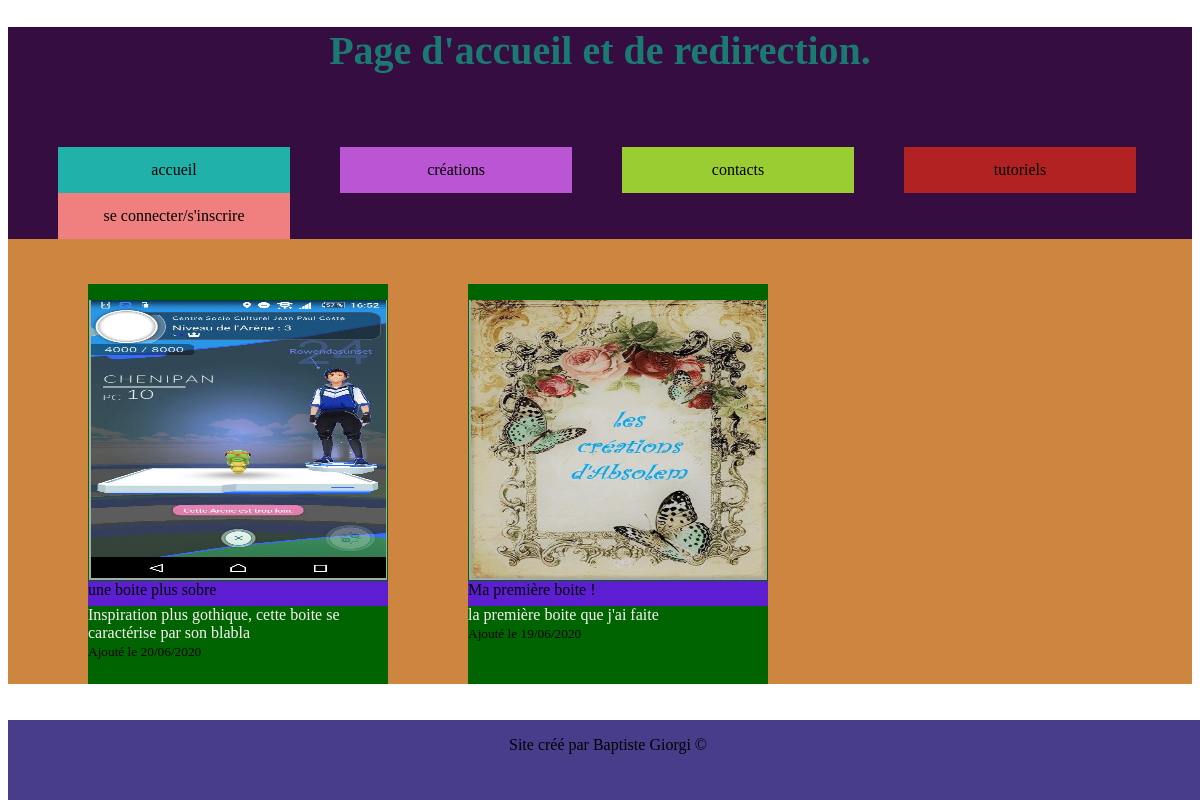
Screenshot of /crea.php with the database file from the repository.
### tables this page shows
CREATE TABLE IF NOT EXISTS `creation` (
  `id` int(11) NOT NULL AUTO_INCREMENT,
  `img` varchar(99) DEFAULT NULL,
  `creaTitle` text NOT NULL,
  `creaDescription` text NOT NULL,
  `createdAt` datetime NOT NULL,
  PRIMARY KEY (`id`)
);

### src/functions.php (called while the page is built, shortened)
<?php
function render(string $view, array $values = [])
{
    include VIEWS_DIR . '/base.phtml';
}

### www/crea.php (called while the page is built, shortened)
<?php
require_once SRC_DIR . '/functions.php';
$dsn = 'mysql:host=' . BDD_HOST . ';dbname=' . BDD_NAME . ';charset=utf8';
$pdo = new PDO(
    $dsn,
    BDD_USER,
    BDD_PASSWORD,
    [
        PDO::ATTR_ERRMODE => PDO::ERRMODE_EXCEPTION
    ]
);
$sql = 'SELECT id , img, creaTitle, creaDescription, createdAt
        FROM creation
        ORDER BY id DESC';
$query = $pdo->prepare($sql);
$query->execute();
$creations = $query->fetchall();
render('crea', ['creations' => $creations]);

### views/crea.phtml (the view)
<div class="containercrea">
<?php foreach($creations as $creation): ?>
        <div class="badge">
            <div class="imgBadge">
                <figure>
                    <img src="img/crea/<?= htmlspecialchars($creation['img']);?>">
                </figure>
            </div>
            <div class="title">
                <?= htmlspecialchars($creation['creaTitle']); ?>
            </div>
            <div class="textBadge">
                <?= htmlspecialchars($creation['creaDescription']); ?>
            </div>
            <small>Ajouté le  <time datetime="<?= htmlspecialchars($creation['createdAt']);?>"><?= date('d/m/Y',strtotime(htmlspecialchars($creation['createdAt']))); ?></time></small>
        </div>
<?php endforeach; ?>
</div>

### views/base.phtml (shortened to what this page needs)
<!DOCTYPE html>
<html lang="fr" dir="ltr">
<head>
    <link href="css/style.css" rel="stylesheet">
</head>
<body>
    <header>
        <div class="ban">
            <div class="banniere">
                <h1>Page d'accueil et de redirection.</h1>
            </div>
            <div class="navbar">
                 <ul><button class="navdrop">Menu</button>
                  <div class="dropdown-content">
                    <li><a href="index.php" class="accueil">accueil</a></li>
                    <li><a href="crea.php" class="crea">cr&eacute;ations</a></li>
                    <li><a href="contact.html" class="contacts">contacts</a></li>
                    <li><a href="tuto.html" class="tutos">tutoriels</a></li>
                    <li><a href="" class="connect">se connecter/s'inscrire</a></li>
                </div></ul>
            </div>
        </div>
    </header>
    <main>
        <?php include VIEWS_DIR . '/' . $view .'.phtml'; ?>
    </main>
    <footer class="foot">
        <div>
            <p>Site créé par Baptiste Giorgi &copy;</p>
        </div>
    </footer>
</body>
</html>

### www/css/style.css (style rules this page uses)
.banniere { text-align: center; width: 100%; height: 120px; background-color: rgb(54, 13, 65); color: rgb(26, 122, 114); font-size: 20px; margin-top: 0; }
.navbar { width: 100%; }
.navbar ul { list-style-type: none; margin: 0; padding: 0; overflow: hidden; background-color: rgb(54, 13, 65); }
.navbar li { float: inline-start; margin-left: 50px; background-color: rgb(27, 121, 27); }
.navbar li a { display: block; color: black; text-align: center; padding: 14px 16px; text-decoration: none; width: 200px; }
.accueil { background-color: lightseagreen; }
.crea { background-color: mediumorchid; }
.contacts { background-color: yellowgreen; }
.tutos { background-color: firebrick; }
.connect { background-color: lightcoral; }
footer { margin-bottom: 0; position: fixed; }
.foot { background-color: darkslateblue; text-align: center; bottom: 0; width: 100%; height: 80px; }
.title { margin-top: 0; height: 25px; background-color: rgb(93, 30, 210); }
.containercrea { width: 100%; background-color: peru; display: grid; grid-template-columns: 1fr 1fr 1fr 1fr; }
.badge { margin-top: 45px; margin-left: 80px; height: 400px; width: 300px; background-color: darkgreen; }
.imgBadge { margin: 1px 1px 1px 1px; height: 280px; width: 298px; background-color: darkgrey; }
img { height: 278px; width: 295px; margin-left: -38px; }
.textBadge { color: #f8f5f4; }

### rows the page displays
creation: img (picture), creaTitle "une boite plus sobre", creaDescription "Inspiration plus gothique, cette boite se caractérise par son blabla", createdAt "20/06/2020"
creation: img (picture), creaTitle "Ma première boite !", creaDescription "la première boite que j'ai faite", createdAt "19/06/2020"
